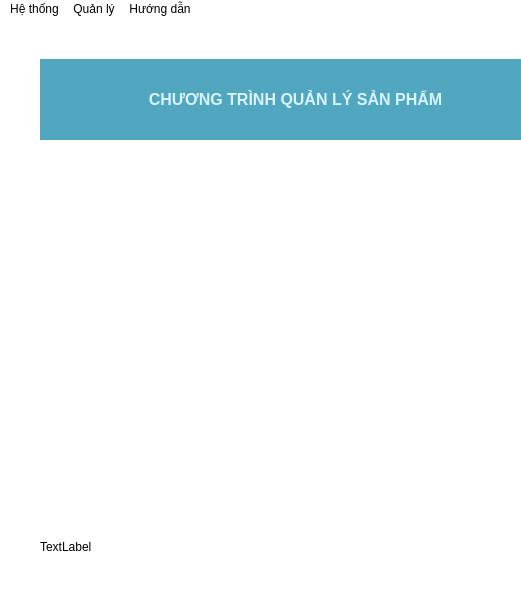
<?xml version="1.0" encoding="UTF-8"?>
<ui version="4.0">
 <class>MainWindow</class>
 <widget class="QMainWindow" name="MainWindow">
  <property name="geometry">
   <rect>
    <x>0</x>
    <y>0</y>
    <width>521</width>
    <height>600</height>
   </rect>
  </property>
  <property name="windowTitle">
   <string>MainWindow</string>
  </property>
  <property name="styleSheet">
   <string notr="true">background-color: rgb(255, 255, 255);</string>
  </property>
  <widget class="QWidget" name="centralwidget">
   <widget class="QLabel" name="label">
    <property name="geometry">
     <rect>
      <x>40</x>
      <y>40</y>
      <width>511</width>
      <height>81</height>
     </rect>
    </property>
    <property name="styleSheet">
     <string notr="true">color: rgb(218, 244, 255);
background-color: rgb(81, 167, 191);</string>
    </property>
    <property name="text">
     <string>&lt;html&gt;&lt;head/&gt;&lt;body&gt;&lt;p align=&quot;center&quot;&gt;&lt;span style=&quot; font-size:12pt; font-weight:600;&quot;&gt;CHƯƠNG TRÌNH QUẢN LÝ SẢN PHẨM&lt;/span&gt;&lt;/p&gt;&lt;/body&gt;&lt;/html&gt;</string>
    </property>
   </widget>
   <widget class="QLabel" name="label_2">
    <property name="geometry">
     <rect>
      <x>120</x>
      <y>130</y>
      <width>351</width>
      <height>301</height>
     </rect>
    </property>
    <property name="text">
     <string/>
    </property>
    <property name="pixmap">
     <pixmap>../images/jinopass.jpg</pixmap>
    </property>
    <property name="scaledContents">
     <bool>true</bool>
    </property>
   </widget>
   <widget class="QLabel" name="labelWelcome">
    <property name="geometry">
     <rect>
      <x>40</x>
      <y>520</y>
      <width>55</width>
      <height>16</height>
     </rect>
    </property>
    <property name="text">
     <string>TextLabel</string>
    </property>
   </widget>
  </widget>
  <widget class="QMenuBar" name="menubar">
   <property name="geometry">
    <rect>
     <x>0</x>
     <y>0</y>
     <width>521</width>
     <height>26</height>
    </rect>
   </property>
   <widget class="QMenu" name="menuHeThong">
    <property name="title">
     <string>Hệ thống</string>
    </property>
    <addaction name="actionThongTinTaiKhoan"/>
    <addaction name="actionDoiMatKhau"/>
    <addaction name="actionThoatPhanMem"/>
   </widget>
   <widget class="QMenu" name="menuQuanLy">
    <property name="title">
     <string>Quản lý</string>
    </property>
    <addaction name="actionEmployee"/>
    <addaction name="separator"/>
    <addaction name="actionDanhMucSanPham"/>
    <addaction name="actionSanPham"/>
   </widget>
   <widget class="QMenu" name="menuHuongDan">
    <property name="title">
     <string>Hướng dẫn</string>
    </property>
    <addaction name="actionHuongDanSuDung"/>
    <addaction name="actionGioiThieuPhanMem"/>
   </widget>
   <addaction name="menuHeThong"/>
   <addaction name="menuQuanLy"/>
   <addaction name="menuHuongDan"/>
  </widget>
  <widget class="QStatusBar" name="statusbar"/>
  <action name="actionThongTinTaiKhoan">
   <property name="icon">
    <iconset>
     <normaloff>../images/customer_man_user_account_profile_icon.png</normaloff>../images/customer_man_user_account_profile_icon.png</iconset>
   </property>
   <property name="text">
    <string>Thông tin tài khoản</string>
   </property>
  </action>
  <action name="actionDoiMatKhau">
   <property name="icon">
    <iconset>
     <normaloff>../images/changepassword_icon.png</normaloff>../images/changepassword_icon.png</iconset>
   </property>
   <property name="text">
    <string>Đổi mật khẩu</string>
   </property>
  </action>
  <action name="actionThoatPhanMem">
   <property name="icon">
    <iconset>
     <normaloff>../images/images/icon_close.png</normaloff>../images/images/icon_close.png</iconset>
   </property>
   <property name="text">
    <string>Thoát phần mềm</string>
   </property>
  </action>
  <action name="actionEmployee">
   <property name="icon">
    <iconset>
     <normaloff>../images/icon_employees.png</normaloff>../images/icon_employees.png</iconset>
   </property>
   <property name="text">
    <string>Employee</string>
   </property>
  </action>
  <action name="actionSanPham">
   <property name="icon">
    <iconset>
     <normaloff>../images/icon_products.png</normaloff>../images/icon_products.png</iconset>
   </property>
   <property name="text">
    <string>Sản phẩm</string>
   </property>
  </action>
  <action name="actionHuongDanSuDung">
   <property name="icon">
    <iconset>
     <normaloff>../images/guide_book_information_user_icon.png</normaloff>../images/guide_book_information_user_icon.png</iconset>
   </property>
   <property name="text">
    <string>Hướng dẫn sử dụng</string>
   </property>
  </action>
  <action name="actionGioiThieuPhanMem">
   <property name="icon">
    <iconset>
     <normaloff>../images/information_icon.png</normaloff>../images/information_icon.png</iconset>
   </property>
   <property name="text">
    <string>Giới thiệu phần mềm</string>
   </property>
  </action>
  <action name="actionDanhMucSanPham">
   <property name="icon">
    <iconset>
     <normaloff>../images/category_icon.png</normaloff>../images/category_icon.png</iconset>
   </property>
   <property name="text">
    <string>Danh mục sản phẩm</string>
   </property>
  </action>
 </widget>
 <resources/>
 <connections/>
</ui>
